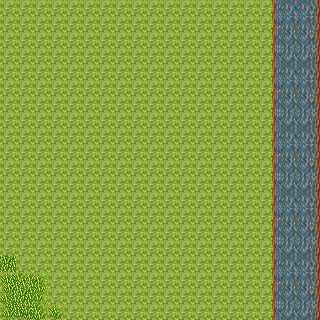

This game map was drawn from its Tiled (.tmx) file and the tilesets committed beside it. A one-line description and the trimmed map source follow:
An orthogonal 20x20 tile map with 16x16 px tiles, 4 tile layers (background, foreground, collidable, front), 2 tilesets.

<map version="1.0" orientation="orthogonal" width="20" height="20" tilewidth="16" tileheight="16">
 <tileset firstgid="1" name="village" tilewidth="16" tileheight="16">
  <image source="../assets/village/village.png" trans="ff00ff" width="960" height="512" />
 </tileset>
 <tileset firstgid="1921" name="collidable" tilewidth="16" tileheight="16">
  <image source="../assets/collidable/collidable.png" trans="ff00ff" width="64" height="64" />
  <tile id="4">
   <properties>
    <property name="type" value="collide_all" />
   </properties>
  </tile>
 </tileset>
 <layer name="background" width="20" height="20">
  <data>[400 cells, 400 non-empty, 24 distinct tile ids]</data>
 </layer>
 <layer name="foreground" width="20" height="20">
  <data>[400 cells, 0 non-empty, 0 distinct tile ids]</data>
 </layer>
 <layer name="collidable" width="20" height="20">
  <data>[400 cells, 60 non-empty, 1 distinct tile ids]</data>
 </layer>
 <layer name="front" width="20" height="20">
  <data>[400 cells, 0 non-empty, 0 distinct tile ids]</data>
 </layer>
</map>